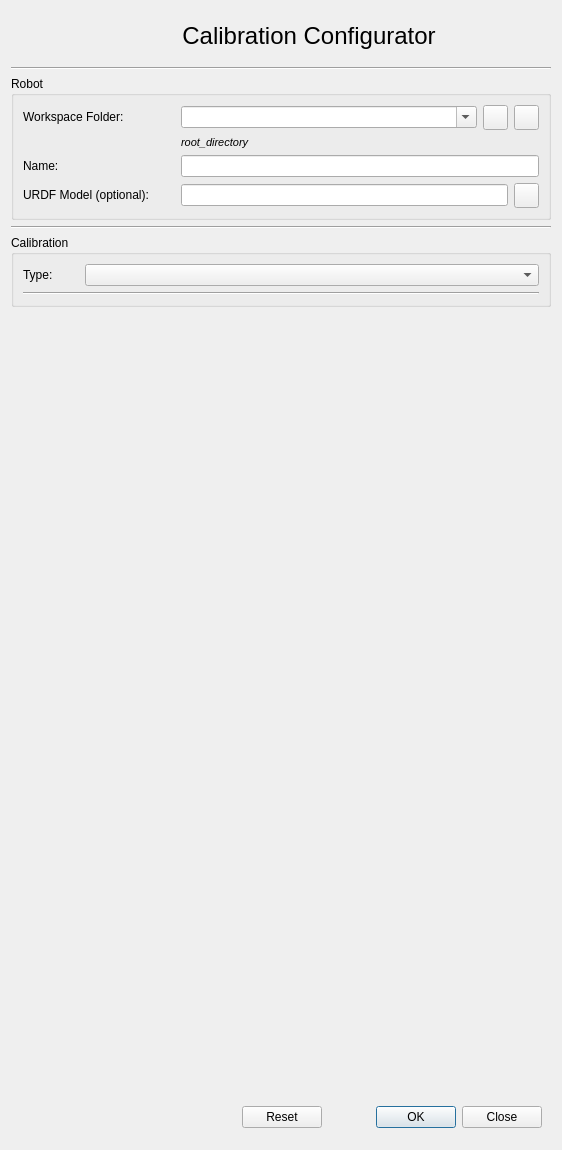
<?xml version="1.0" encoding="UTF-8"?>
<ui version="4.0">
 <class>multisensor_calibration::CalibrationConfigDialog</class>
 <widget class="QDialog" name="multisensor_calibration::CalibrationConfigDialog">
  <property name="windowModality">
   <enum>Qt::ApplicationModal</enum>
  </property>
  <property name="geometry">
   <rect>
    <x>0</x>
    <y>0</y>
    <width>562</width>
    <height>1150</height>
   </rect>
  </property>
  <property name="sizePolicy">
   <sizepolicy hsizetype="MinimumExpanding" vsizetype="MinimumExpanding">
    <horstretch>0</horstretch>
    <verstretch>0</verstretch>
   </sizepolicy>
  </property>
  <property name="minimumSize">
   <size>
    <width>562</width>
    <height>1150</height>
   </size>
  </property>
  <property name="windowTitle">
   <string>Multi-Sensor Calibration</string>
  </property>
  <property name="layoutDirection">
   <enum>Qt::LeftToRight</enum>
  </property>
  <layout class="QVBoxLayout" name="verticalLayout">
   <property name="spacing">
    <number>6</number>
   </property>
   <item>
    <widget class="QWidget" name="titleWidget" native="true">
     <property name="sizePolicy">
      <sizepolicy hsizetype="Preferred" vsizetype="Fixed">
       <horstretch>0</horstretch>
       <verstretch>0</verstretch>
      </sizepolicy>
     </property>
     <property name="minimumSize">
      <size>
       <width>0</width>
       <height>50</height>
      </size>
     </property>
     <property name="maximumSize">
      <size>
       <width>16777215</width>
       <height>50</height>
      </size>
     </property>
     <layout class="QHBoxLayout" name="horizontalLayout_4">
      <property name="leftMargin">
       <number>0</number>
      </property>
      <property name="topMargin">
       <number>0</number>
      </property>
      <property name="rightMargin">
       <number>0</number>
      </property>
      <property name="bottomMargin">
       <number>0</number>
      </property>
      <item>
       <spacer name="horizontalSpacer_2">
        <property name="orientation">
         <enum>Qt::Horizontal</enum>
        </property>
        <property name="sizeHint" stdset="0">
         <size>
          <width>40</width>
          <height>20</height>
         </size>
        </property>
       </spacer>
      </item>
      <item>
       <widget class="QLabel" name="titleIconLabel">
        <property name="sizePolicy">
         <sizepolicy hsizetype="Fixed" vsizetype="Fixed">
          <horstretch>0</horstretch>
          <verstretch>0</verstretch>
         </sizepolicy>
        </property>
        <property name="minimumSize">
         <size>
          <width>50</width>
          <height>50</height>
         </size>
        </property>
        <property name="maximumSize">
         <size>
          <width>50</width>
          <height>50</height>
         </size>
        </property>
        <property name="text">
         <string/>
        </property>
       </widget>
      </item>
      <item>
       <widget class="QLabel" name="titleLabel">
        <property name="text">
         <string>&lt;html&gt;&lt;head/&gt;&lt;body&gt;&lt;p align=&quot;center&quot;&gt;&lt;span style=&quot; font-size:18pt;&quot;&gt;Calibration Configurator&lt;/span&gt;&lt;/p&gt;&lt;/body&gt;&lt;/html&gt;</string>
        </property>
        <property name="textFormat">
         <enum>Qt::RichText</enum>
        </property>
       </widget>
      </item>
      <item>
       <spacer name="horizontalSpacer_3">
        <property name="orientation">
         <enum>Qt::Horizontal</enum>
        </property>
        <property name="sizeHint" stdset="0">
         <size>
          <width>40</width>
          <height>20</height>
         </size>
        </property>
       </spacer>
      </item>
     </layout>
    </widget>
   </item>
   <item>
    <widget class="Line" name="line">
     <property name="orientation">
      <enum>Qt::Horizontal</enum>
     </property>
    </widget>
   </item>
   <item>
    <widget class="QGroupBox" name="robotGroupBox">
     <property name="title">
      <string>Robot</string>
     </property>
     <layout class="QFormLayout" name="formLayout_2">
      <property name="horizontalSpacing">
       <number>32</number>
      </property>
      <item row="0" column="0">
       <widget class="QLabel" name="workspaceFolderLabel">
        <property name="text">
         <string>Workspace Folder:</string>
        </property>
       </widget>
      </item>
      <item row="0" column="1">
       <widget class="QWidget" name="wsFolderWidget" native="true">
        <layout class="QHBoxLayout" name="horizontalLayout_2">
         <property name="leftMargin">
          <number>0</number>
         </property>
         <property name="topMargin">
          <number>0</number>
         </property>
         <property name="rightMargin">
          <number>0</number>
         </property>
         <property name="bottomMargin">
          <number>0</number>
         </property>
         <item>
          <widget class="QComboBox" name="wsFolderComboBox">
           <property name="sizePolicy">
            <sizepolicy hsizetype="MinimumExpanding" vsizetype="Fixed">
             <horstretch>0</horstretch>
             <verstretch>0</verstretch>
            </sizepolicy>
           </property>
           <property name="toolTip">
            <string>Select workspace folder you wish to open. If a folder is entered that does not yet exist, a new workspace will be generated.</string>
           </property>
           <property name="editable">
            <bool>true</bool>
           </property>
          </widget>
         </item>
         <item>
          <widget class="QPushButton" name="rootDirPushButton">
           <property name="sizePolicy">
            <sizepolicy hsizetype="Fixed" vsizetype="Fixed">
             <horstretch>0</horstretch>
             <verstretch>0</verstretch>
            </sizepolicy>
           </property>
           <property name="minimumSize">
            <size>
             <width>25</width>
             <height>25</height>
            </size>
           </property>
           <property name="maximumSize">
            <size>
             <width>25</width>
             <height>25</height>
            </size>
           </property>
           <property name="toolTip">
            <string>Change the root directory holding the individual robot workspaces.</string>
           </property>
           <property name="text">
            <string/>
           </property>
          </widget>
         </item>
         <item>
          <widget class="QPushButton" name="installWsPushButton">
           <property name="sizePolicy">
            <sizepolicy hsizetype="Fixed" vsizetype="Fixed">
             <horstretch>0</horstretch>
             <verstretch>0</verstretch>
            </sizepolicy>
           </property>
           <property name="minimumSize">
            <size>
             <width>25</width>
             <height>25</height>
            </size>
           </property>
           <property name="maximumSize">
            <size>
             <width>25</width>
             <height>25</height>
            </size>
           </property>
           <property name="toolTip">
            <string>Open dialog to install robot workspaces from a template into the selected root directory.</string>
           </property>
           <property name="text">
            <string/>
           </property>
          </widget>
         </item>
        </layout>
       </widget>
      </item>
      <item row="1" column="1">
       <widget class="QLabel" name="rootDirLabel">
        <property name="sizePolicy">
         <sizepolicy hsizetype="Preferred" vsizetype="Fixed">
          <horstretch>0</horstretch>
          <verstretch>0</verstretch>
         </sizepolicy>
        </property>
        <property name="toolTip">
         <string>Root directory holding the individual robot workspaces.</string>
        </property>
        <property name="text">
         <string>&lt;html&gt;&lt;head/&gt;&lt;body&gt;&lt;p&gt;&lt;span style=&quot; font-size:8pt; font-style:italic;&quot;&gt;root_directory&lt;/span&gt;&lt;/p&gt;&lt;/body&gt;&lt;/html&gt;</string>
        </property>
        <property name="textFormat">
         <enum>Qt::RichText</enum>
        </property>
        <property name="scaledContents">
         <bool>true</bool>
        </property>
        <property name="wordWrap">
         <bool>false</bool>
        </property>
       </widget>
      </item>
      <item row="3" column="0">
       <widget class="QLabel" name="urdfLabel">
        <property name="text">
         <string>URDF Model (optional):</string>
        </property>
       </widget>
      </item>
      <item row="3" column="1">
       <widget class="QWidget" name="urdfWidget" native="true">
        <layout class="QHBoxLayout" name="horizontalLayout_3">
         <property name="leftMargin">
          <number>0</number>
         </property>
         <property name="topMargin">
          <number>0</number>
         </property>
         <property name="rightMargin">
          <number>0</number>
         </property>
         <property name="bottomMargin">
          <number>0</number>
         </property>
         <item>
          <widget class="QLineEdit" name="urdfLineEdit">
           <property name="toolTip">
            <string>Optionally enter the URDF model of the robot.</string>
           </property>
          </widget>
         </item>
         <item>
          <widget class="QPushButton" name="selectUrdfPushButton">
           <property name="sizePolicy">
            <sizepolicy hsizetype="Fixed" vsizetype="Fixed">
             <horstretch>0</horstretch>
             <verstretch>0</verstretch>
            </sizepolicy>
           </property>
           <property name="minimumSize">
            <size>
             <width>25</width>
             <height>25</height>
            </size>
           </property>
           <property name="maximumSize">
            <size>
             <width>25</width>
             <height>25</height>
            </size>
           </property>
           <property name="toolTip">
            <string>Optionally select a URDF model from file.</string>
           </property>
           <property name="text">
            <string/>
           </property>
          </widget>
         </item>
        </layout>
       </widget>
      </item>
      <item row="2" column="0">
       <widget class="QLabel" name="robotNameLabel">
        <property name="text">
         <string>Name:</string>
        </property>
       </widget>
      </item>
      <item row="2" column="1">
       <widget class="QLineEdit" name="robotNameLineEdit">
        <property name="toolTip">
         <string>Enter the name of the robot.</string>
        </property>
       </widget>
      </item>
     </layout>
    </widget>
   </item>
   <item>
    <widget class="Line" name="line_2">
     <property name="orientation">
      <enum>Qt::Horizontal</enum>
     </property>
    </widget>
   </item>
   <item>
    <widget class="QGroupBox" name="calibrationGroupBox">
     <property name="sizePolicy">
      <sizepolicy hsizetype="Preferred" vsizetype="Preferred">
       <horstretch>0</horstretch>
       <verstretch>0</verstretch>
      </sizepolicy>
     </property>
     <property name="contextMenuPolicy">
      <enum>Qt::DefaultContextMenu</enum>
     </property>
     <property name="title">
      <string>Calibration</string>
     </property>
     <layout class="QVBoxLayout" name="verticalLayout_2">
      <item>
       <widget class="QWidget" name="calibTypeWidget" native="true">
        <layout class="QFormLayout" name="formLayout">
         <property name="horizontalSpacing">
          <number>32</number>
         </property>
         <property name="leftMargin">
          <number>0</number>
         </property>
         <property name="topMargin">
          <number>0</number>
         </property>
         <property name="rightMargin">
          <number>0</number>
         </property>
         <property name="bottomMargin">
          <number>0</number>
         </property>
         <item row="0" column="0">
          <widget class="QLabel" name="calibTypeLabel">
           <property name="text">
            <string>Type:</string>
           </property>
          </widget>
         </item>
         <item row="0" column="1">
          <widget class="QComboBox" name="calibTypeComboBox">
           <property name="toolTip">
            <string>Select the calibration type you wish to execute.</string>
           </property>
           <property name="layoutDirection">
            <enum>Qt::LeftToRight</enum>
           </property>
           <property name="sizeAdjustPolicy">
            <enum>QComboBox::AdjustToContents</enum>
           </property>
           <property name="frame">
            <bool>true</bool>
           </property>
          </widget>
         </item>
        </layout>
       </widget>
      </item>
      <item>
       <widget class="Line" name="line_3">
        <property name="orientation">
         <enum>Qt::Horizontal</enum>
        </property>
       </widget>
      </item>
     </layout>
    </widget>
   </item>
   <item>
    <spacer name="verticalSpacer">
     <property name="orientation">
      <enum>Qt::Vertical</enum>
     </property>
     <property name="sizeType">
      <enum>QSizePolicy::MinimumExpanding</enum>
     </property>
     <property name="sizeHint" stdset="0">
      <size>
       <width>20</width>
       <height>40</height>
      </size>
     </property>
    </spacer>
   </item>
   <item>
    <widget class="QWidget" name="buttonBoxWidget" native="true">
     <layout class="QHBoxLayout" name="horizontalLayout">
      <item>
       <spacer name="horizontalSpacer">
        <property name="orientation">
         <enum>Qt::Horizontal</enum>
        </property>
        <property name="sizeHint" stdset="0">
         <size>
          <width>40</width>
          <height>20</height>
         </size>
        </property>
       </spacer>
      </item>
      <item>
       <widget class="QDialogButtonBox" name="buttonBox">
        <property name="sizePolicy">
         <sizepolicy hsizetype="Fixed" vsizetype="Fixed">
          <horstretch>0</horstretch>
          <verstretch>0</verstretch>
         </sizepolicy>
        </property>
        <property name="minimumSize">
         <size>
          <width>300</width>
          <height>25</height>
         </size>
        </property>
        <property name="orientation">
         <enum>Qt::Horizontal</enum>
        </property>
        <property name="standardButtons">
         <set>QDialogButtonBox::Close|QDialogButtonBox::Ok|QDialogButtonBox::Reset</set>
        </property>
        <property name="centerButtons">
         <bool>false</bool>
        </property>
       </widget>
      </item>
     </layout>
    </widget>
   </item>
  </layout>
 </widget>
 <resources/>
 <connections>
  <connection>
   <sender>buttonBox</sender>
   <signal>accepted()</signal>
   <receiver>multisensor_calibration::CalibrationConfigDialog</receiver>
   <slot>accept()</slot>
   <hints>
    <hint type="sourcelabel">
     <x>248</x>
     <y>254</y>
    </hint>
    <hint type="destinationlabel">
     <x>157</x>
     <y>274</y>
    </hint>
   </hints>
  </connection>
  <connection>
   <sender>buttonBox</sender>
   <signal>rejected()</signal>
   <receiver>multisensor_calibration::CalibrationConfigDialog</receiver>
   <slot>reject()</slot>
   <hints>
    <hint type="sourcelabel">
     <x>316</x>
     <y>260</y>
    </hint>
    <hint type="destinationlabel">
     <x>286</x>
     <y>274</y>
    </hint>
   </hints>
  </connection>
 </connections>
</ui>
